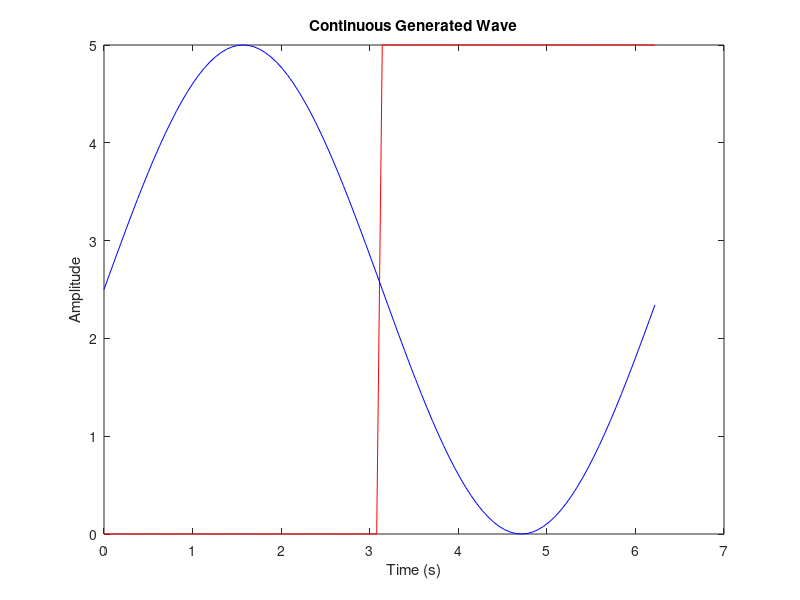

Write MATLAB code to recreate this figure.
clc
input_range = [0.0, 0.06283185307179587, 0.12566370614359174, 0.18849555921538758, 0.25132741228718347, 0.3141592653589793, 0.37699111843077515, 0.43982297150257105, 0.5026548245743669, 0.5654866776461628, 0.6283185307179586, 0.6911503837897545, 0.7539822368615503, 0.8168140899333463, 0.8796459430051421, 0.9424777960769378, 1.0053096491487339, 1.0681415022205298, 1.1309733552923256, 1.1938052083641213, 1.2566370614359172, 1.3194689145077132, 1.382300767579509, 1.4451326206513047, 1.5079644737231006, 1.5707963267948966, 1.6336281798666925, 1.6964600329384882, 1.7592918860102842, 1.8221237390820801, 1.8849555921538756, 1.9477874452256716, 2.0106192982974678, 2.0734511513692637, 2.1362830044410597, 2.199114857512855, 2.261946710584651, 2.324778563656447, 2.3876104167282426, 2.4504422698000385, 2.5132741228718345, 2.57610597594363, 2.6389378290154264, 2.701769682087222, 2.764601535159018, 2.827433388230814, 2.8902652413026093, 2.9530970943744057, 3.015928947446201, 3.078760800517997, 3.141592653589793, 3.204424506661589, 3.267256359733385, 3.330088212805181, 3.3929200658769765, 3.4557519189487724, 3.5185837720205684, 3.581415625092364, 3.6442474781641603, 3.707079331235956, 3.7699111843077513, 3.8327430373795477, 3.895574890451343, 3.9584067435231396, 4.0212385965949355, 4.084070449666731, 4.1469023027385274, 4.209734155810323, 4.272566008882119, 4.335397861953915, 4.39822971502571, 4.461061568097507, 4.523893421169302, 4.586725274241098, 4.649557127312894, 4.71238898038469, 4.775220833456485, 4.838052686528282, 4.900884539600077, 4.9637163926718735, 5.026548245743669, 5.0893800988154645, 5.15221195188726, 5.215043804959057, 5.277875658030853, 5.340707511102648, 5.403539364174444, 5.466371217246239, 5.529203070318036, 5.592034923389832, 5.654866776461628, 5.717698629533423, 5.780530482605219, 5.843362335677015, 5.906194188748811, 5.969026041820607, 6.031857894892402, 6.094689747964199, 6.157521601035994, 6.220353454107791];
sin_range = [2.5, 2.6569762988232832, 2.8133330839107606, 2.9684532864643116, 3.1217247179121372, 3.2725424859373686, 3.420311381711695, 3.5644482289126818, 3.7043841852542885, 3.8395669874474914, 3.969463130731183, 4.093559974371724, 4.211367764821722, 4.322421568553529, 4.426283106939473, 4.522542485937368, 4.610819813755038, 4.690766700109659, 4.762067631165049, 4.824441214720628, 4.877641290737884, 4.921457902821578, 4.955718126821722, 4.980286753286194, 4.9950668210706795, 5.0, 4.9950668210706795, 4.980286753286195, 4.955718126821722, 4.921457902821578, 4.877641290737884, 4.824441214720629, 4.762067631165049, 4.690766700109659, 4.610819813755038, 4.522542485937368, 4.426283106939473, 4.322421568553528, 4.211367764821722, 4.093559974371725, 3.9694631307311834, 3.8395669874474923, 3.704384185254288, 3.564448228912682, 3.4203113817116955, 3.2725424859373686, 3.121724717912138, 2.9684532864643116, 2.813333083910761, 2.656976298823284, 2.5000000000000004, 2.3430237011767168, 2.1866669160892394, 2.031546713535688, 1.8782752820878637, 1.7274575140626318, 1.5796886182883052, 1.4355517710873194, 1.2956158147457115, 1.1604330125525089, 1.0305368692688184, 0.9064400256282759, 0.7886322351782791, 0.677578431446471, 0.5737168930605265, 0.4774575140626318, 0.38918018624496176, 0.3092332998903409, 0.2379323688349504, 0.1755587852793714, 0.12235870926211634, 0.07854209717842187, 0.044281873178278364, 0.0197132467138057, 0.0049331789293209916, 0.0, 0.0049331789293209916, 0.019713246713805255, 0.044281873178278364, 0.07854209717842231, 0.1223587092621159, 0.17555878527937097, 0.2379323688349504, 0.30923329989034176, 0.38918018624496264, 0.4774575140626309, 0.5737168930605261, 0.6775784314464697, 0.7886322351782775, 0.9064400256282759, 1.0305368692688166, 1.1604330125525073, 1.2956158147457097, 1.4355517710873176, 1.5796886182883054, 1.727457514062631, 1.8782752820878617, 2.0315467135356884, 2.1866669160892385, 2.3430237011767168];
abs_sin_range = [2.5, 2.578526897695321, 2.6569762988232832, 2.735270783296286, 2.8133330839107606, 2.891086162600577, 2.9684532864643116, 3.045358103491356, 3.1217247179121372, 3.197477765098073, 3.2725424859373686, 3.3468448006132285, 3.420311381711695, 3.4928697265869513, 3.5644482289126818, 3.634976249348867, 3.7043841852542885, 3.772603539375928, 3.8395669874474914, 3.9052084446303263, 3.969463130731183, 4.032267634132442, 4.093559974371724, 4.15327966330913, 4.211367764821722, 4.267766952966369, 4.322421568553529, 4.375277674076148, 4.426283106939473, 4.475387530939226, 4.522542485937368, 4.567701435686405, 4.610819813755038, 4.651855067509859, 4.690766700109659, 4.72751631047092, 4.762067631165049, 4.794386564209953, 4.824441214720628, 4.8522019223855635, 4.877641290737884, 4.900734214192358, 4.921457902821578, 4.939791904846868, 4.955718126821722, 4.969220851487845, 4.980286753286194, 4.9889049115077, 4.9950668210706795, 4.998766400914329, 5.0, 4.998766400914329, 4.9950668210706795, 4.9889049115077, 4.980286753286195, 4.969220851487845, 4.955718126821722, 4.939791904846869, 4.921457902821578, 4.900734214192358, 4.877641290737884, 4.8522019223855635, 4.824441214720629, 4.794386564209953, 4.762067631165049, 4.72751631047092, 4.690766700109659, 4.651855067509859, 4.610819813755038, 4.567701435686404, 4.522542485937368, 4.4753875309392255, 4.426283106939473, 4.375277674076149, 4.322421568553528, 4.267766952966369, 4.211367764821722, 4.15327966330913, 4.093559974371725, 4.032267634132441, 3.9694631307311834, 3.9052084446303272, 3.8395669874474923, 3.7726035393759276, 3.704384185254288, 3.634976249348867, 3.564448228912682, 3.4928697265869526, 3.4203113817116955, 3.346844800613228, 3.2725424859373686, 3.197477765098074, 3.121724717912138, 3.045358103491357, 2.9684532864643116, 2.8910861626005775, 2.813333083910761, 2.735270783296286, 2.656976298823284, 2.5785268976953204];
square_range = [0, 0, 0, 0, 0, 0, 0, 0, 0, 0, 0, 0, 0, 0, 0, 0, 0, 0, 0, 0, 0, 0, 0, 0, 0, 0, 0, 0, 0, 0, 0, 0, 0, 0, 0, 0, 0, 0, 0, 0, 0, 0, 0, 0, 0, 0, 0, 0, 0, 0, 5, 5, 5, 5, 5, 5, 5, 5, 5, 5, 5, 5, 5, 5, 5, 5, 5, 5, 5, 5, 5, 5, 5, 5, 5, 5, 5, 5, 5, 5, 5, 5, 5, 5, 5, 5, 5, 5, 5, 5, 5, 5, 5, 5, 5, 5, 5, 5, 5, 5];
triangle_range = [0.0, 0.1, 0.2, 0.3, 0.4, 0.5, 0.6, 0.7, 0.8, 0.9, 1.0, 1.1, 1.2, 1.3, 1.4, 1.4999999999999998, 1.6, 1.7000000000000002, 1.8, 1.9, 2.0, 2.1, 2.2, 2.3, 2.4, 2.5, 2.6, 2.7, 2.8, 2.9, 2.9999999999999996, 3.1, 3.2, 3.3000000000000007, 3.4000000000000004, 3.5, 3.6, 3.7000000000000006, 3.8, 3.9, 4.0, 4.1, 4.2, 4.3, 4.4, 4.5, 4.6, 4.7, 4.8, 4.9, 5.0, 4.8999999999999995, 4.8, 4.699999999999999, 4.6000000000000005, 4.5, 4.3999999999999995, 4.300000000000001, 4.199999999999999, 4.1, 4.000000000000001, 3.8999999999999995, 3.8000000000000003, 3.6999999999999993, 3.5999999999999996, 3.5, 3.399999999999999, 3.3, 3.199999999999999, 3.0999999999999996, 3.0, 2.899999999999999, 2.7999999999999994, 2.7, 2.599999999999999, 2.5, 2.4000000000000004, 2.2999999999999994, 2.2, 2.099999999999999, 2.0, 1.9000000000000004, 1.8000000000000012, 1.6999999999999988, 1.5999999999999992, 1.5, 1.4000000000000004, 1.3000000000000007, 1.2000000000000002, 1.0999999999999992, 1.0, 0.9000000000000004, 0.8000000000000007, 0.7000000000000002, 0.5999999999999988, 0.5, 0.40000000000000036, 0.2999999999999998, 0.20000000000000018, 0.09999999999999876];
step_range = [0, 0, 0, 0, 0, 0, 0, 0, 0, 0, 1, 1, 1, 1, 1, 1, 1, 1, 1, 1, 2, 2, 2, 2, 2, 2, 2, 2, 2, 2, 2, 3, 3, 3, 3, 3, 3, 3, 3, 3, 4, 4, 4, 4, 4, 4, 4, 4, 4, 4, 4, 4, 4, 4, 4, 4, 4, 4, 4, 4, 4, 3, 3, 3, 3, 3, 3, 3, 3, 3, 3, 2, 2, 2, 2, 2, 2, 2, 2, 2, 2, 1, 1, 1, 1, 1, 1, 1, 1, 1, 1, 0, 0, 0, 0, 0, 0, 0, 0, 0];
tooth_saw_range = [0.0, 0.05, 0.1, 0.15, 0.2, 0.25, 0.3, 0.35, 0.4, 0.45, 0.5, 0.55, 0.6, 0.65, 0.7, 0.7499999999999999, 0.8, 0.8500000000000001, 0.9, 0.95, 1.0, 1.05, 1.1, 1.15, 1.2, 1.25, 1.3, 1.35, 1.4, 1.45, 1.4999999999999998, 1.55, 1.6, 1.6500000000000004, 1.7000000000000002, 1.75, 1.8, 1.8500000000000003, 1.9, 1.95, 2.0, 2.05, 2.1, 2.15, 2.2, 2.25, 2.3, 2.35, 2.4, 2.45, 2.5, 2.5500000000000003, 2.6, 2.6500000000000004, 2.7, 2.7499999999999996, 2.8, 2.8499999999999996, 2.9, 2.9499999999999997, 2.9999999999999996, 3.0500000000000003, 3.1, 3.1500000000000004, 3.2, 3.2500000000000004, 3.3000000000000007, 3.35, 3.4000000000000004, 3.45, 3.5, 3.5500000000000003, 3.6, 3.65, 3.7000000000000006, 3.7499999999999996, 3.8, 3.85, 3.9, 3.95, 4.0, 4.05, 4.1, 4.150000000000001, 4.2, 4.25, 4.3, 4.35, 4.4, 4.45, 4.5, 4.55, 4.6, 4.6499999999999995, 4.7, 4.75, 4.8, 4.8500000000000005, 4.9, 4.95];

plot(input_range, square_range, "red", input_range, sin_range, "blue")
% plot(input_range, step_range)
xlabel('Time (s)')
ylabel('Amplitude')
title('Continuous Generated Wave')